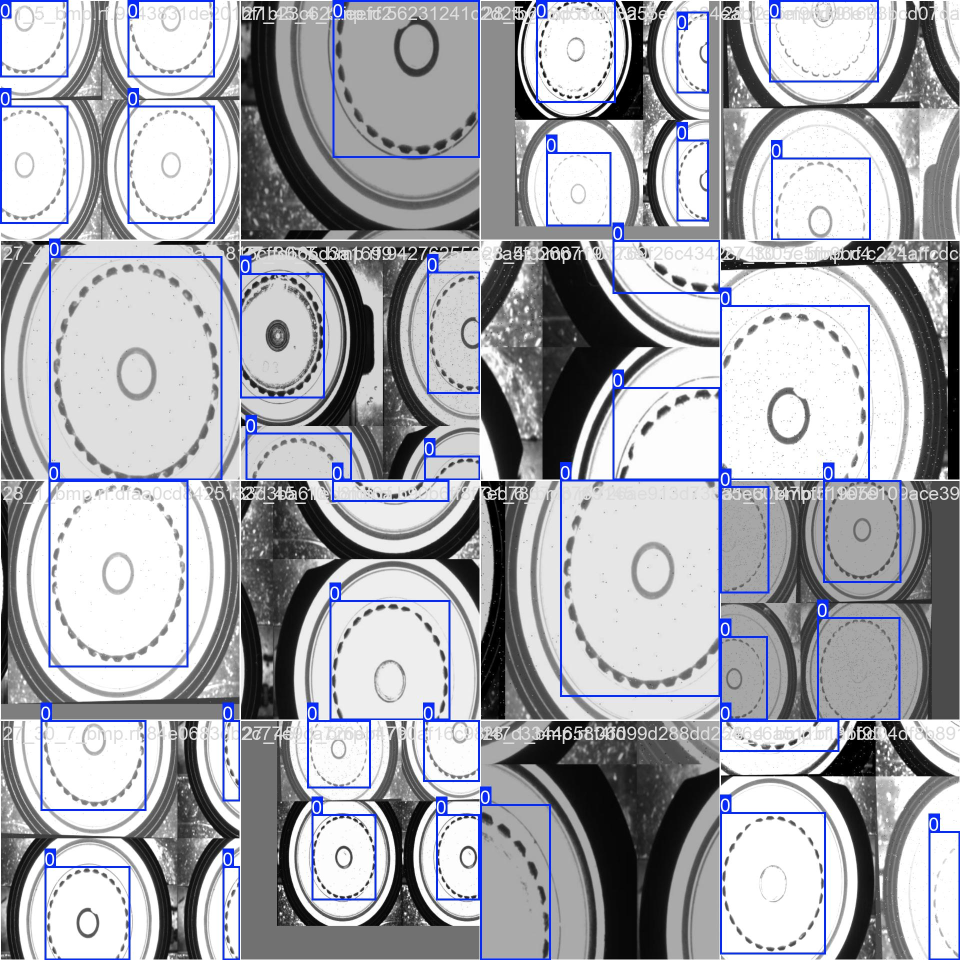
#> input picture dl_cluster/src/train_yolo8n_sizeup_boundingbox/train_batch0.jpg, 1920 x 1920 px (shown at 1/2 size); its folder holds only this picture in this run
$ python -i 5_aligned_gears.py   (imports and definitions only)
#> lines starting #> are read from the running program, lines starting #| are printed output that depends on the picture; after the words box and inside, x2 and y2 are one past the last pixel; in counts of white or black regions, pixels touching at a corner belong together
#> further down, picture is the input picture: shape (1920, 1920, 3); mean B, G, R 175.7, 168.9, 167.6
import cv2
import numpy as np
import os
import math

# ==========================================
# 1. 설정 변수 (환경에 맞춰 조절하세요)
# ==========================================
input_root_folder = r'C:\Users\박준형\Desktop\python-workspace\dl_cluster\data'
output_root_folder = r'C:\Users\박준형\Desktop\python-workspace\dl_cluster\aligned_gears'

# 결과 이미지 크기 (정사각형으로 통일)
FINAL_SIZE = 1500

# 톱니 검출을 위한 ROI 반지름 설정 (중심 정렬 후의 픽셀 거리)
# 기어가 항상 중앙에 오므로 이 값들은 고정해도 잘 맞습니다.
# 결과 이미지를 보며 미세조정하세요.
RADIUS_INNER = 350  # 이보다 안쪽은 블러처리 & 무시
RADIUS_OUTER = 600  # 이보다 바깥쪽은 무시

# 톱니로 인식할 최소 면적
MIN_TOOTH_AREA = 30

# ==========================================
# 2. 유틸리티 함수
# ==========================================
# [18 lines left out: functions imread_korean, imwrite_korean, not called in this run]

# ==========================================
# 3. 핵심 기능: 자동 중심 정렬 (Centering)
# ==========================================
def align_gear_center(img):
    """
    이미지에서 기어의 중심을 찾아 캔버스 정중앙으로 이동시킵니다.
    """
    h, w = img.shape[:2]
#> h = 1920; w = 1920
    gray = cv2.cvtColor(img, cv2.COLOR_BGR2GRAY)
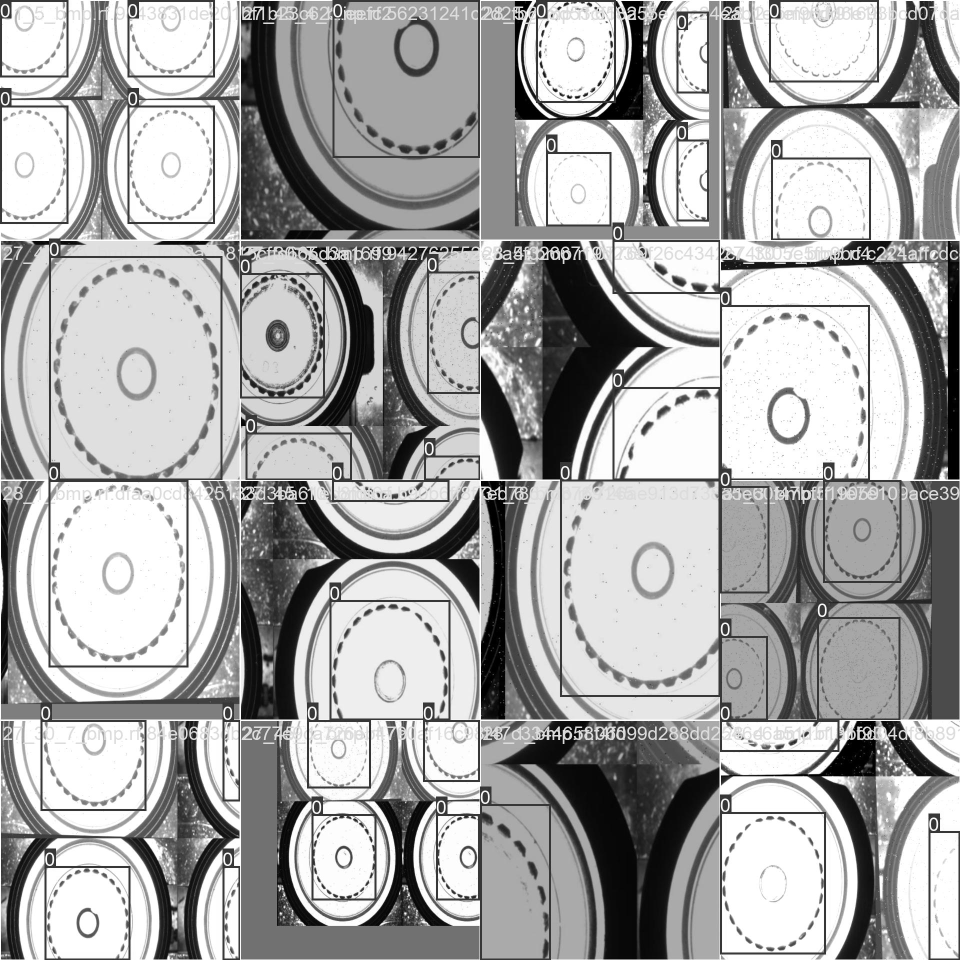
#> gray: shape (1920, 1920) (shown at 1/2 size); min 0, max 255, mean 169.3

    # 1. 기어 몸체 찾기 (이진화)
    # 배경은 밝고 기어는 어둡거나, 반대일 수 있으므로 Otsu 사용
    # 만약 잘 안 잡히면 threshold 값을 직접 지정 (예: 100)
    _, thresh = cv2.threshold(gray, 0, 255, cv2.THRESH_BINARY + cv2.THRESH_OTSU)
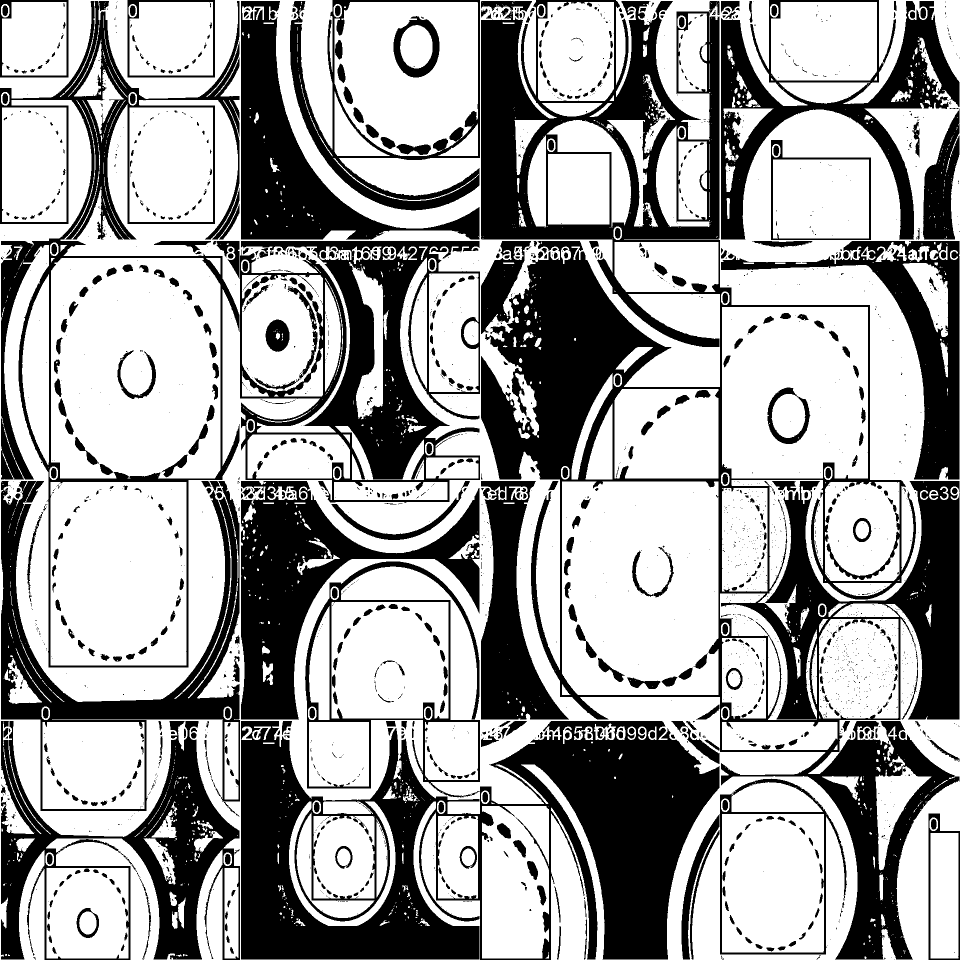
#> thresh: shape (1920, 1920) (shown at 1/2 size); 64.2% white; 2506 black regions (1757 under 20 px)

    # 2. 가장 큰 컨투어(기어 전체) 찾기
    contours, _ = cv2.findContours(thresh, cv2.RETR_EXTERNAL, cv2.CHAIN_APPROX_SIMPLE)
#> contours = 882 contours, 676 with area under 20; largest, box (x1, y1, x2, y2) and area: (0, 0, 1920, 1920) 1623052, (102, 516, 441, 957) 146158, (1124, 963, 1437, 1390) 131654, (101, 964, 373, 1331) 99168, (1444, 614, 1736, 957) 98299
    if not contours:
        return None # 기어를 못 찾음

    gear_contour = max(contours, key=cv2.contourArea)
#> gear_contour = contour of 14089 points, box (x1, y1, x2, y2) (0, 0, 1920, 1920), area 1623052

    # 3. 무게 중심 계산
    M = cv2.moments(gear_contour)
#> M = moments, m00 1623052, centre m10/m00, m01/m00 = (935.3, 967.8)
    if M["m00"] == 0: return None

    cx = int(M["m10"] / M["m00"])
#> cx = 935
    cy = int(M["m01"] / M["m00"])
#> cy = 967

    # 4. 새 캔버스에 중앙 배치
    # FINAL_SIZE 크기의 검은 캔버스 생성
    new_canvas = np.zeros((FINAL_SIZE, FINAL_SIZE, 3), dtype=np.uint8)

    # 복사할 원본 영역 계산
    half_size = FINAL_SIZE // 2

    # 원본에서 가져올 범위 (cx, cy 기준)
    src_x1 = cx - half_size
#> src_x1 = 185
    src_y1 = cy - half_size
#> src_y1 = 217
    src_x2 = cx + half_size
#> src_x2 = 1685
    src_y2 = cy + half_size
#> src_y2 = 1717

    # 캔버스에 붙일 범위 (기본은 전체, 원본이 잘리면 그만큼 줄어듦)
    dst_x1, dst_y1 = 0, 0
    dst_x2, dst_y2 = FINAL_SIZE, FINAL_SIZE

    # 범위 보정 (이미지 밖으로 나가는 경우 처리)
    if src_x1 < 0:
        dst_x1 = -src_x1
        src_x1 = 0
    if src_y1 < 0:
        dst_y1 = -src_y1
        src_y1 = 0
    if src_x2 > w:
        dst_x2 = FINAL_SIZE - (src_x2 - w)
        src_x2 = w
    if src_y2 > h:
        dst_y2 = FINAL_SIZE - (src_y2 - h)
        src_y2 = h

    # 이미지 복사
    if src_w := (src_x2 - src_x1) > 0 and (src_h := (src_y2 - src_y1)) > 0:
        new_canvas[dst_y1:dst_y2, dst_x1:dst_x2] = img[src_y1:src_y2, src_x1:src_x2]
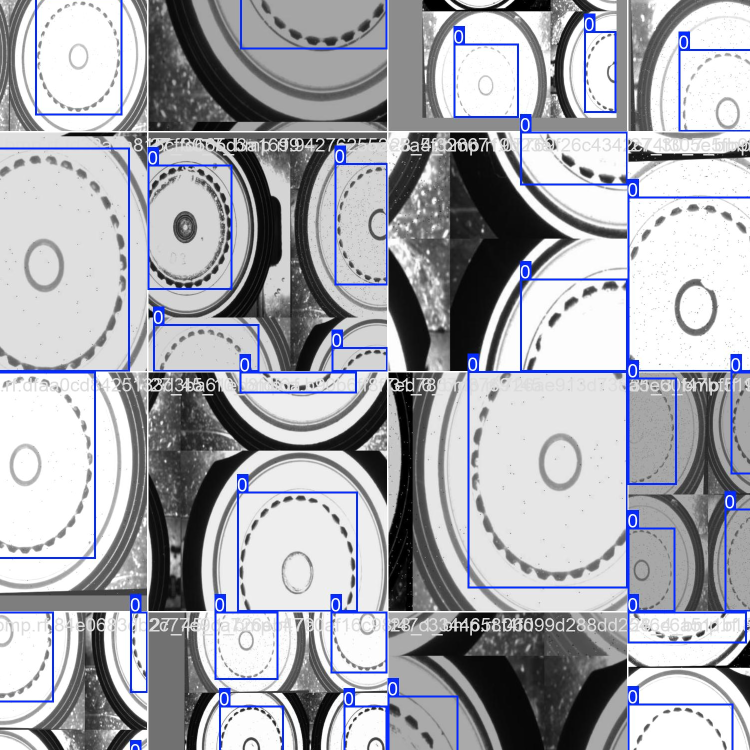
#> new_canvas: shape (1500, 1500, 3) (shown at 1/2 size); mean B, G, R 175.3, 168.4, 167.1
        return new_canvas
    else:
        return None

# ==========================================
# 4. 핵심 기능: 블러 처리 및 톱니 검출
# ==========================================
# [114 lines left out: functions analyze_centered_gear, run_process, not called in this run]

# [2 lines not run here, left out]

>>> import cv2
>>> picture = cv2.imread('train_yolo8n_sizeup_boundingbox/train_batch0.jpg')
>>> result = align_gear_center(picture)

$ run again, on dl_cluster/src/train_yolo8n_sizeup_boundingbox/train_batch1.jpg
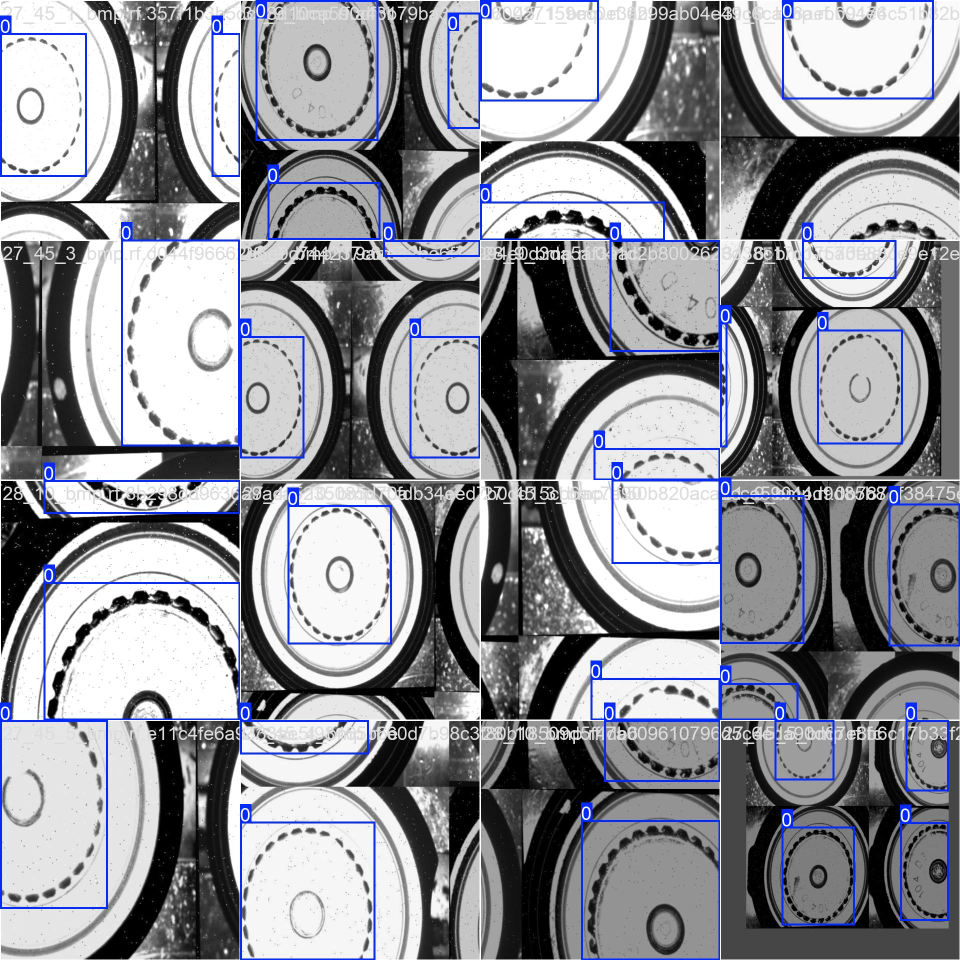
#> input picture dl_cluster/src/train_yolo8n_sizeup_boundingbox/train_batch1.jpg, 1920 x 1920 px (shown at 1/2 size)
#> picture is the input picture: shape (1920, 1920, 3); mean B, G, R 152, 145.5, 144.3
#> in align_gear_center, `_, thresh = cv2.threshold(gray, 0, 255, cv2.THRESH_BINARY + cv2.THRESH..`:
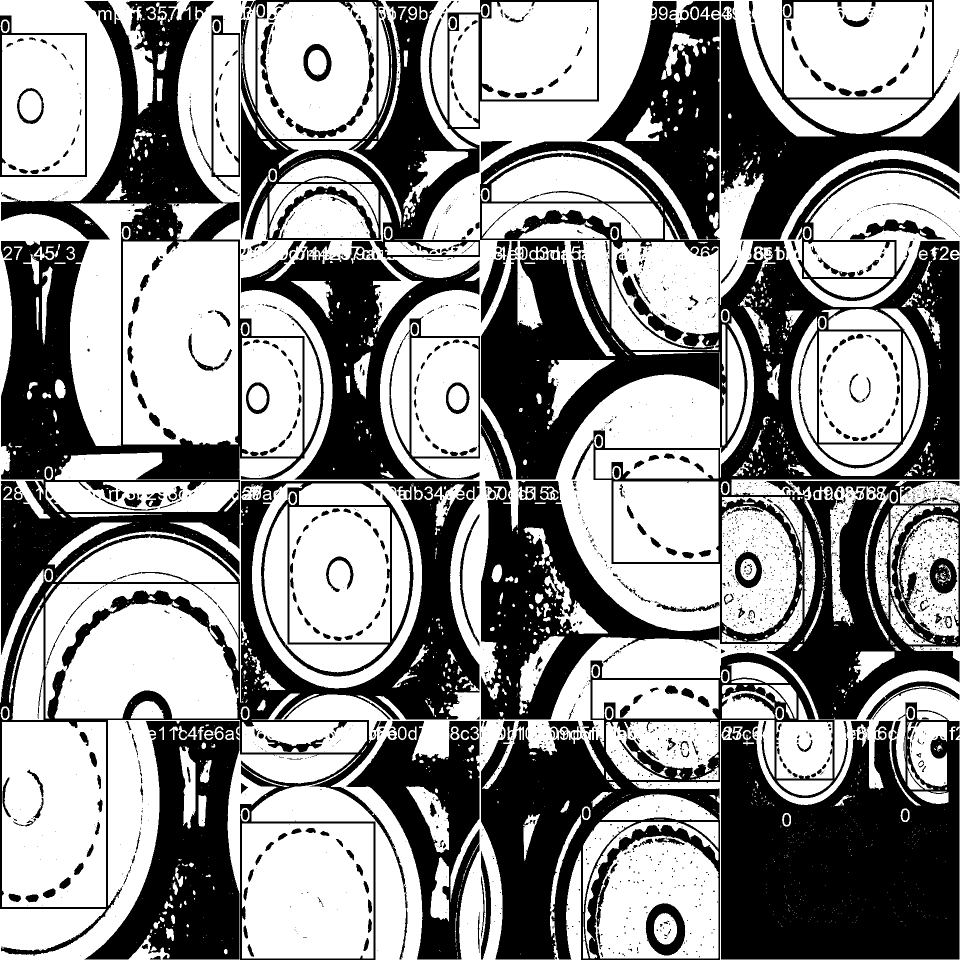
#> thresh: shape (1920, 1920) (shown at 1/2 size); 57% white; 2714 black regions (2111 under 20 px)
#> contours = 1034 contours, 756 with area under 20; largest, box (x1, y1, x2, y2) and area: (0, 0, 1920, 1920) 1265648, (0, 1440, 712, 1920) 157084, (246, 483, 476, 889) 91899, (91, 1168, 477, 1437) 86633, (4, 1444, 212, 1814) 75747
#> gear_contour = contour of 11069 points, box (x1, y1, x2, y2) (0, 0, 1920, 1920), area 1265648
#> M = moments, m00 1265647.5, centre m10/m00, m01/m00 = (1103.7, 961.4)
#> cx = 1103
#> cy = 961
#> src_x1 = 353
#> src_y1 = 211
#> src_x2 = 1853
#> src_y2 = 1711
#> in align_gear_center, `new_canvas[dst_y1:dst_y2, dst_x1:dst_x2] = img[src_y1:src_y2, src_x1:s..`:
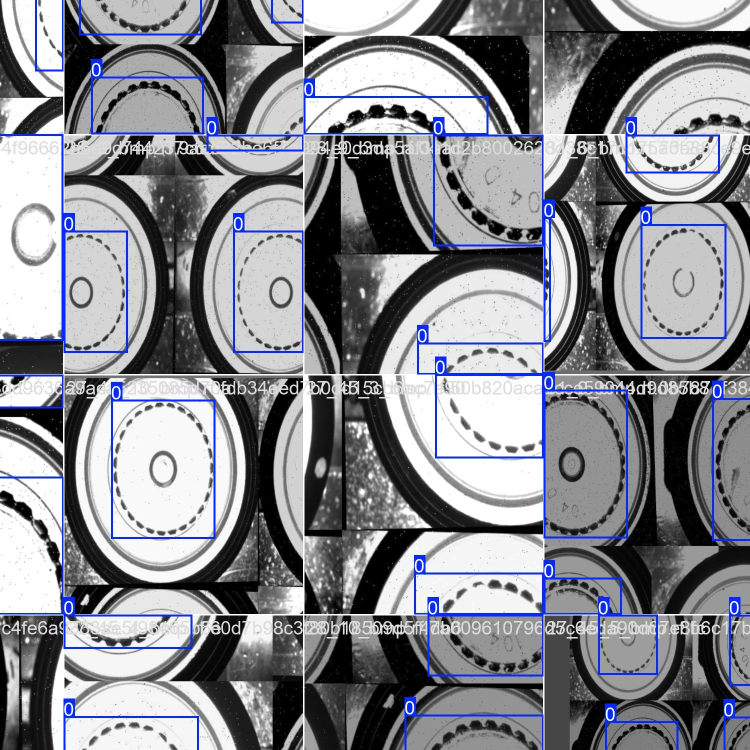
#> new_canvas: shape (1500, 1500, 3) (shown at 1/2 size); mean B, G, R 144.1, 137.3, 136

$ run again, on dl_cluster/src/train_yolo8n_sizeup_boundingbox/train_batch2.jpg
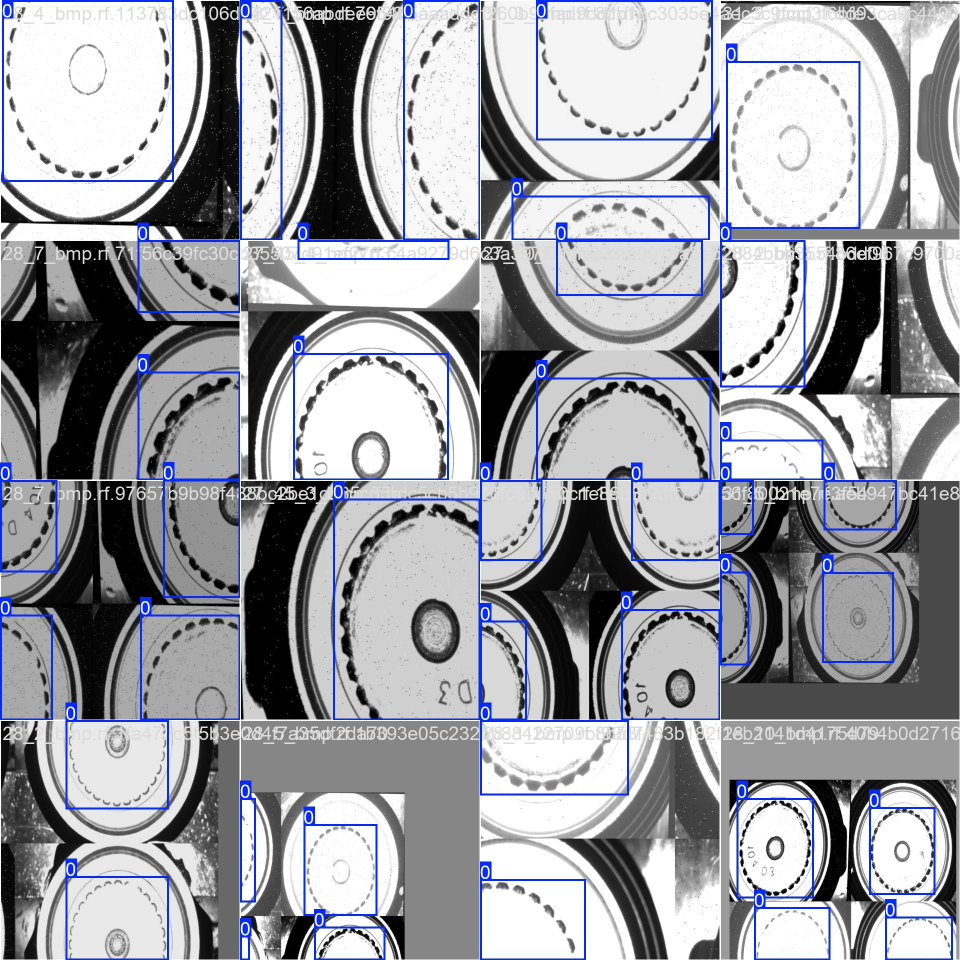
#> input picture dl_cluster/src/train_yolo8n_sizeup_boundingbox/train_batch2.jpg, 1920 x 1920 px (shown at 1/2 size)
#> picture is the input picture: shape (1920, 1920, 3); mean B, G, R 166.5, 159.4, 158.1
#> in align_gear_center, `_, thresh = cv2.threshold(gray, 0, 255, cv2.THRESH_BINARY + cv2.THRESH..`:
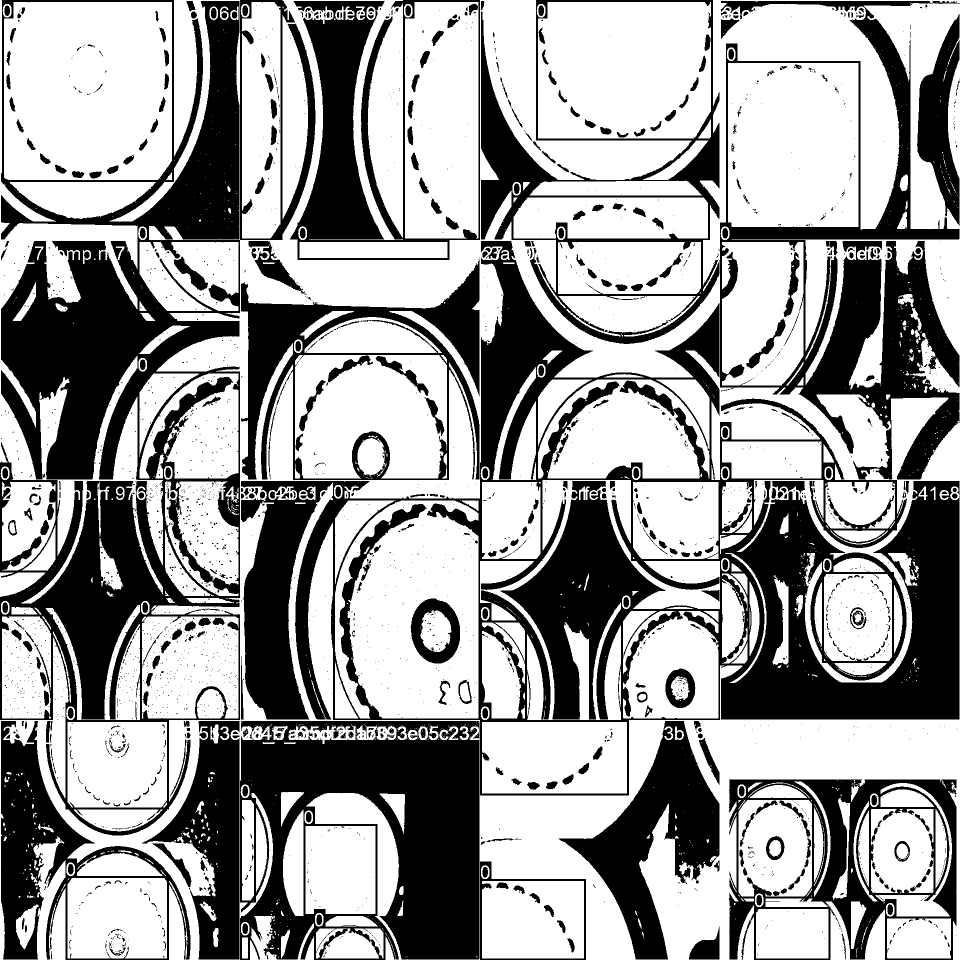
#> thresh: shape (1920, 1920) (shown at 1/2 size); 62% white; 2695 black regions (2158 under 20 px)
#> contours = 640 contours, 486 with area under 20; largest, box (x1, y1, x2, y2) and area: (0, 0, 1920, 1920) 2064381, (8, 4, 344, 360) 117770, (1076, 4, 1422, 277) 92119, (810, 4, 957, 477) 67910, (0, 0, 326, 1207) 57882
#> gear_contour = contour of 6738 points, box (x1, y1, x2, y2) (0, 0, 1920, 1920), area 2064381
#> M = moments, m00 2064381, centre m10/m00, m01/m00 = (1198, 971.8)
#> cx = 1197
#> cy = 971
#> src_x1 = 447
#> src_y1 = 221
#> in align_gear_center, `src_x2 = cx + half_size`: src_x2 = 1947
#> src_y2 = 1721
#> dst_x2 = 1473
#> in align_gear_center, `new_canvas[dst_y1:dst_y2, dst_x1:dst_x2] = img[src_y1:src_y2, src_x1:s..`:
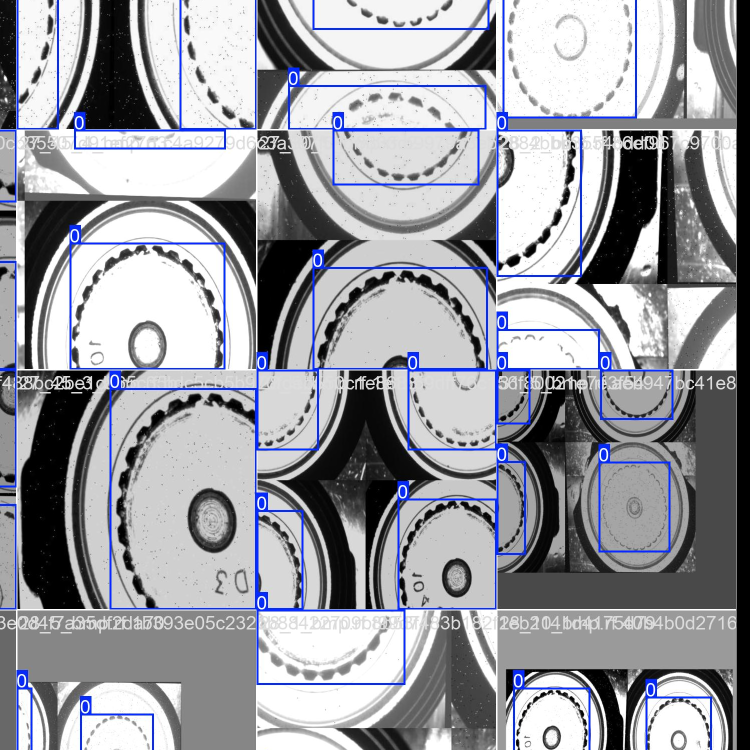
#> new_canvas: shape (1500, 1500, 3) (shown at 1/2 size); mean B, G, R 162.5, 155.6, 154.3
